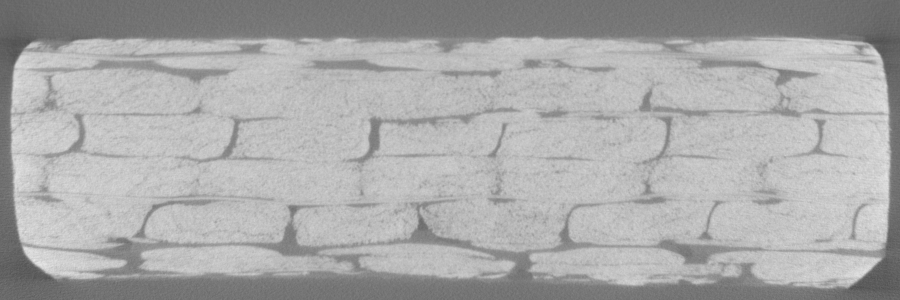
#> input picture Image_processing/Pre_processing/test_image.tif, 900 x 300 px
$ jupyter execute Morphological_closing.ipynb
#> lines starting #> are read from the running program, lines starting #| are printed output that depends on the picture; after the words box and inside, x2 and y2 are one past the last pixel; in counts of white or black regions, pixels touching at a corner belong together
[cell 1]
import numpy as np
import matplotlib.pyplot as plt
import cv2
import scipy.ndimage as ndi
from skimage.filters import threshold_yen

[cell 2]
im = cv2.imread('test_image.tif')
#> im is the input picture: shape (300, 900, 3); min 81, max 230, mean 169.7
gray = cv2.cvtColor(im,cv2.COLOR_BGR2GRAY)

## Thresholding

Using a high threshold to binarize the image will lead to better separated fibers but will leaves white spots in them which can make segmentation techniques using on the thresholded method less efficient.

Here are different thresholded images using thresholds like $m.threshold_{yen}$

[cell 3]
coef1 = 0.9
coef2 = 1

thresh = threshold_yen(gray)
#> thresh = 176
binary1 = gray > thresh*coef1
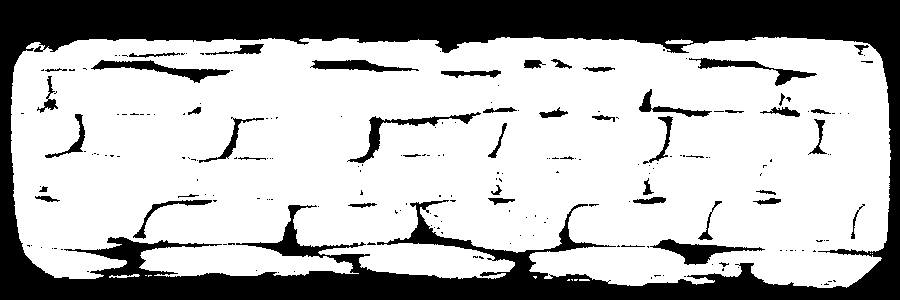
#> binary1: shape (300, 900) bool; 70.2% white; 210 black regions (162 under 20 px), largest, box (x1, y1, x2, y2) and area: (0, 0, 900, 300) 70319, (650, 239, 765, 265) 1022, (91, 60, 230, 83) 992
binary2 = gray > thresh*coef2
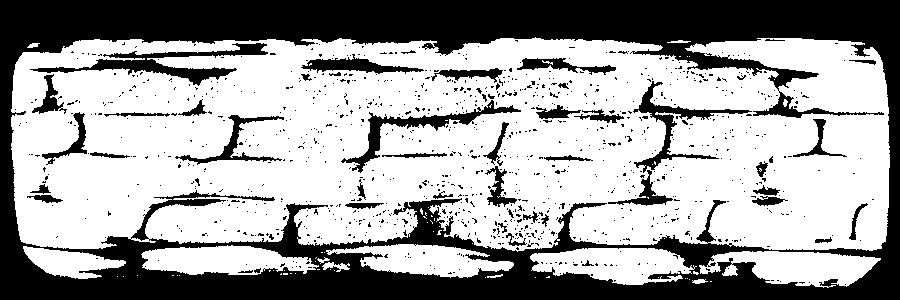
#> binary2: shape (300, 900) bool; 63.2% white; 1007 black regions (958 under 20 px), largest, box (x1, y1, x2, y2) and area: (0, 0, 900, 300) 81802, (30, 43, 268, 86) 2486, (341, 100, 521, 173) 1750

f, (ax1,ax2) = plt.subplots(1,2,figsize=(25,25))
ax1.set_title('Binarized with m={}'.format(coef1),size=20)
ax1.imshow(binary1,cmap='Greys')
ax2.set_title('Binarized with m={}'.format(coef2),size=20)
ax2.imshow(binary2,cmap='Greys')
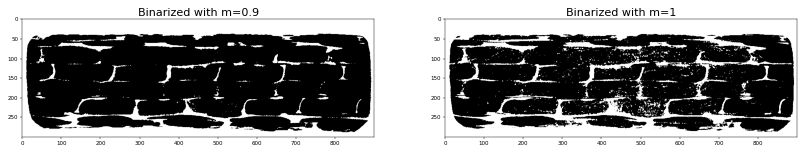
#> figure drawn by matplotlib, 2 panels

## Closing

Using Morphological closing we can use higher threshold, therfore better separation between fibers, while not having too many white dots.
Morphological closing dilates the black parts and then erodes the edges of the dilated black parts.

We try to achieve the same fiber separation as the one with a threshold = Threshold_yen while having the same amount of white dots as the one with threshold = 0.9*threshold_yen

[cell 4]
kernel = np.ones((3,3),np.uint8)
closing = cv2.morphologyEx(np.uint8(binary2),cv2.MORPH_CLOSE,kernel)
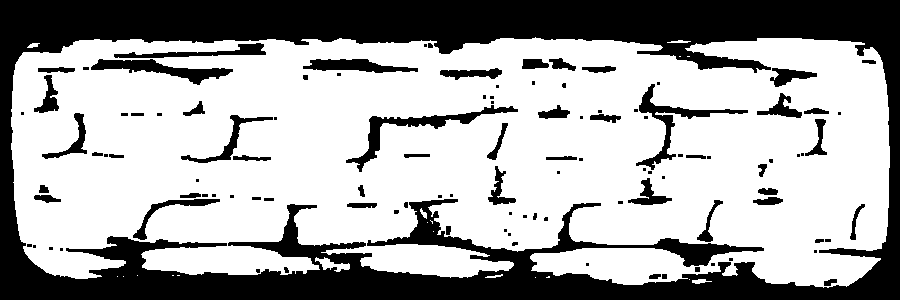
#> closing: shape (300, 900); values 0 (black) and 1 (white), 65.7% white; 110 black regions (52 under 20 px), largest, box (x1, y1, x2, y2) and area: (0, 0, 900, 300) 77740, (346, 105, 518, 172) 1583, (636, 84, 748, 170) 1359

f, (ax1,ax2) = plt.subplots(1,2,figsize=(25,25))
ax1.set_title('Binarized with m={}'.format(coef2),size=20)
ax1.imshow(binary2,cmap='Greys')
ax2.set_title('Binarize with m={} + closing'.format(coef2),size=20)
ax2.imshow(closing,cmap='Greys')
